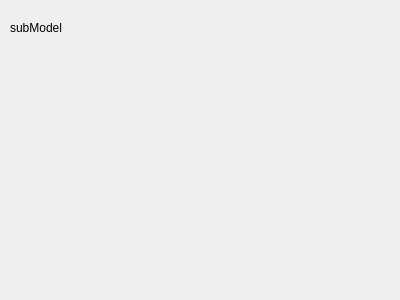
<?xml version="1.0" encoding="UTF-8"?>
<ui version="4.0">
 <class>Form</class>
 <widget class="QWidget" name="Form">
  <property name="geometry">
   <rect>
    <x>0</x>
    <y>0</y>
    <width>400</width>
    <height>300</height>
   </rect>
  </property>
  <property name="windowTitle">
   <string>Form</string>
  </property>
  <widget class="QLabel" name="label">
   <property name="geometry">
    <rect>
     <x>10</x>
     <y>20</y>
     <width>72</width>
     <height>15</height>
    </rect>
   </property>
   <property name="text">
    <string>subModel</string>
   </property>
  </widget>
 </widget>
 <resources/>
 <connections/>
</ui>
